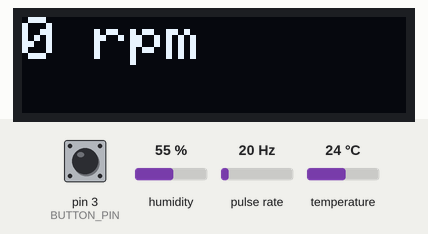
Bench run of a program on a simulated Arduino Nano, built with avr-gcc and run on an emulated ATmega328P. Shown: 128×32 one-colour display. Wiring (inferred from the names in the program): pulse sensor: data pin 2. The inputs (shaded band) are chosen by the test bench; at power-on: pin 3 (BUTTON_PIN) HIGH, pulse rate 20 Hz, humidity 55 %, temperature 24 °C.

Above: at 1.2 s.
1.3 s: pin 3 (BUTTON_PIN) pulled LOW for 0.15 s
At 3.3 s:
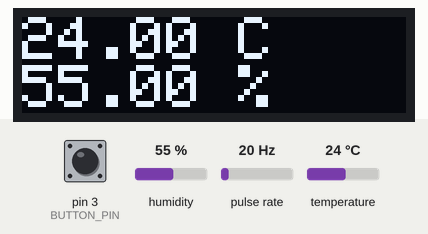
3.6 s: pin 3 (BUTTON_PIN) pulled LOW for 1 s
At 5.9 s:
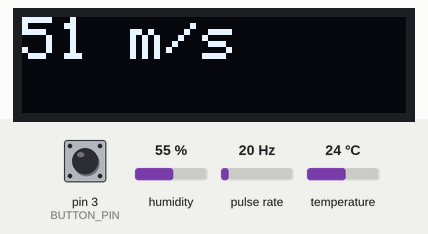
10.3 s: pulse rate (sensor on pin 2) set to 100 Hz
At 12.3 s:
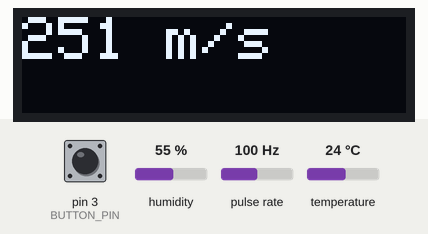
12.4 s: pulse rate (sensor on pin 2) set to 4 Hz
At 14.7 s:
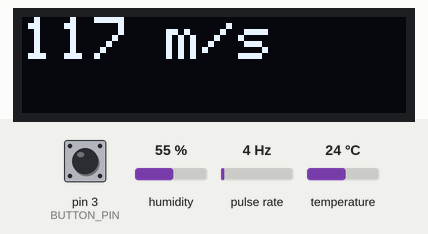
17.6 s: pulse rate (sensor on pin 2) set to 196 Hz
At 19.5 s:
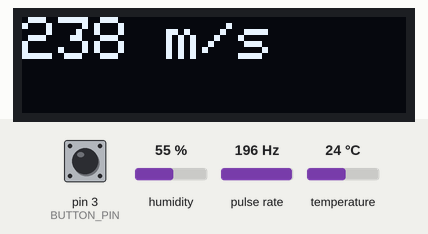
Timing chart, 0 to 21.0 s (numbered marks = the images above; inputs shaded):
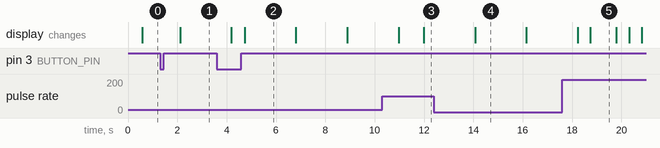

Measured:
- after the input at 1.3 s, the display: changes after 0.81 s (image 1)
- after the input at 3.6 s, the display: first changes after 0.59 s (image 2 shows a later state)
- after the input at 10.3 s, the display: first changes after 0.67 s (image 3 shows a later state)
- after the input at 12.4 s, the display: changes after 1.7 s (image 4)
- after the input at 17.6 s, the display: first changes after 0.63 s (image 5 shows a later state)
- what the display in image 2 shows lasts 2.1 s, from 4.7 s to 6.8 s
- what the display in image 5 shows lasts 1.1 s, from 18.7 s to 19.8 s

The program:

main.cpp
```cpp
#include <Arduino.h>
#include <SPI.h>
#include <Wire.h>
#include <Adafruit_GFX.h>
#include <Adafruit_SSD1306.h>
#include "tacho.h"
#include "temp.h"
#include "display.h"

/**
 * Pinout
 * D2 (INT0) -> HALL_INPUT (S)
 * D4 -> DHT11 (D)
 * SCL, SDA -> OLED (I2C address 0x3C)
 * D3 (INT1) -> Button
**/

#define HALL_PIN 2
#define BUTTON_PIN 3

volatile byte hallEventsCounts = 0;
int rpm = 0;
unsigned long rpmTime;

DHT dht(DHTPIN, DHTTYPE);
float temperature = 0;
float humidity = 0;

volatile byte displayState = 0;

//Display
#define SCREEN_WIDTH 128
#define SCREEN_HEIGHT 32
#define OLED_RESET_PIN 4
Adafruit_SSD1306 display(SCREEN_WIDTH, SCREEN_HEIGHT, &Wire, OLED_RESET_PIN);

void hallTriggered() {
  hallEventsCounts++;
}

void buttonPressed() {
  if (++displayState > 2) {
    displayState = 0;
  }
}

void setup() {
  Serial.begin(9600);

  dht.begin();

  pinMode(HALL_PIN, INPUT_PULLUP);
  rpmTime = millis();
  attachInterrupt(digitalPinToInterrupt(HALL_PIN), hallTriggered, FALLING);

  display.begin(SSD1306_SWITCHCAPVCC, 0x3C);

  pinMode(BUTTON_PIN, INPUT_PULLUP);
  attachInterrupt(digitalPinToInterrupt(BUTTON_PIN), buttonPressed, FALLING);
}

void loop() {
  updateRpm(&rpm, &rpmTime, &hallEventsCounts);
  updateTemp(&temperature, &humidity, dht);

  if (displayState == 0) {
    displayRpms(&rpm, display);
  } else if (displayState == 1) {
    displayEnvData(&temperature, &humidity, display);
  } else if (displayState == 2) {
    String speedStr(getSpeedInMS(&rpm));
    speedStr += " m/s";
    displayString(speedStr, display);
  }
}
```

display.h
```cpp
#include <Arduino.h>
#include <SPI.h>
#include <Wire.h>
#include <Adafruit_GFX.h>
#include <Adafruit_SSD1306.h>

void displayEnvData(float* temperature, float* humidity, Adafruit_SSD1306& display);
void displayRpms(int* rpms, Adafruit_SSD1306& display);
void displayString(const String& text, Adafruit_SSD1306& display);
```

tacho.h
```cpp
#include <Arduino.h>

//How much hall trigger eventss accamulate before calculating RPM
//Or how much time shall past from last calculation - which comes first
#define HALL_EVENTS_MAX 100
#define HALL_EVENTS_DELTA_MS 2000

//Radius of the wheel in cm (up to the magnet mount point)
#define WHEEL_MAGNET_RADIUS 40.0

void updateRpm(int* rpm, unsigned long* rpmTime, volatile byte* hallEventsCounts);
byte getSpeedInMS(int* rpm);
```

temp.h
```cpp
#include <Arduino.h>
#include <DHT.h>

#define DHTPIN 4

#define DHTTYPE DHT11

void updateTemp(float* temp, float* humidity, DHT& dht);
```

display.cpp
```cpp
#include "display.h"

void displayString(const String& text, Adafruit_SSD1306& display) {
    display.clearDisplay();
    display.setTextSize(2);
    display.setTextColor(1);
    display.setCursor(0, 0);
    display.cp437();

    display.print(text);

    delay(500);
    display.display();
}

void displayRpms(int* rpms, Adafruit_SSD1306& display) {
    String rpmStr(*rpms);
    rpmStr += " rpm";
    displayString(rpmStr, display);
}

void displayEnvData(float* temperature, float* humidity, Adafruit_SSD1306& display) {
    String envString(*temperature);
    envString += " C\n";
    envString += String(*humidity) + " %";
    displayString(envString, display);
}
```

tacho.cpp
```cpp
#include "tacho.h"

void updateRpm(int* rpm, unsigned long* rpmTime, volatile byte* hallEventsCounts) {
    unsigned long timeDiff = (millis() - *rpmTime);
    if (timeDiff >= HALL_EVENTS_DELTA_MS || *hallEventsCounts >= HALL_EVENTS_MAX) {
        double newRpm = ((double)*hallEventsCounts * 1000.0 * 60.0) / (double)timeDiff;
        *rpmTime = millis();
        *hallEventsCounts = 0;

        *rpm = round(newRpm);
    }
}

byte getSpeedInMS(int* rpm) {
    return round((2*PI/60.0) * WHEEL_MAGNET_RADIUS * 0.01 * *rpm);
}
```

temp.cpp
```cpp
#include "temp.h"

void updateTemp(float* temp, float* humidity, DHT& dht) {
  *humidity = dht.readHumidity();
  *temp = dht.readTemperature();
}
```
